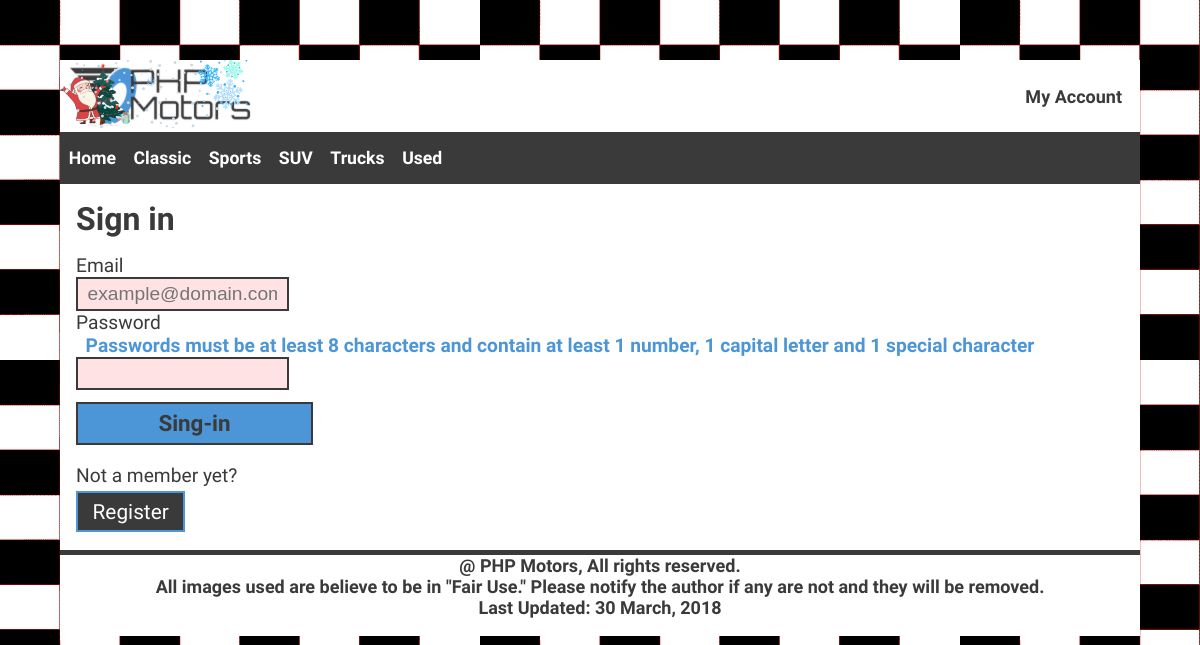
/accounts/index.php?action=login, run on the app's committed database.
### tables this page shows
CREATE TABLE `carclassification` (
  `classificationId` int NOT NULL,
  `classificationName` varchar(30) NOT NULL
);

### model/main-model.php (called while the page is built, shortened)
<?php
function getClassifications(){
    $db = phpmotorsConnect();
    $sql = 'SELECT classificationName, classificationId FROM carclassification ORDER BY classificationName ASC';
    $stmt = $db->prepare($sql);
    $stmt->execute();
    $classifications = $stmt->fetchAll();
    return $classifications;
   }
?>

### accounts/index.php (the view, shortened to what this page needs)
<?php
require_once '../model/main-model.php';
require_once '../library/functions.php';
$action = filter_input(INPUT_POST, 'action');
if ($action == NULL) {
  $action = filter_input(INPUT_GET, 'action');
}
switch ($action) {
  case 'login':
    include '../view/login.php';
    break;
}

### library/functions.php (shortened to what this page needs)
<?php
$carclassification = getClassifications();
function getNavigationBar($carclassification)
{
   $navList = '<ul>';
   $navList .= "<li><a href='/phpmotors/' title='View the PHP Motors home page'>Home</a></li>";
   foreach ($carclassification as $classification) {
      $navList .= "<li><a href='/phpmotors/vehicles/?action=classification&classificationName=" . urlencode($classification['classificationName']) . "' title='View our $classification[classificationName] product line'>$classification[classificationName]</a></li>";
   }
   $navList .= '</ul>';
   return $navList;
}

### css/small.css (style rules this page uses)
* { padding: 0%; margin: 0%; }
*, *:before, *:after { box-sizing: inherit; }
html { box-sizing: border-box; }
body { background-color: #ffffff; }
nav li { display: inline-block; text-decoration: none; padding: 0.3em; }
nav li a { text-decoration: none; color: #ffffff; font-family: 'Orbitron', sans-serif; font-weight: 600; font-size: small; background-color: #3a3a3a; }

### css/large.css (style rules this page uses)
@media only screen and (min-width:70em) { html { background-image: url(/phpmotors/images/site/checkerboard.jpg); background-size: 40%; } }
@media only screen and (min-width:70em) { body { width: 90%; height: 90%; margin: 5%; } }
@media only screen and (min-width:70em) { nav li { flex-direction: row; flex: 1 1 auto; padding: 1em 0; } }
@media only screen and (min-width:70em) { nav li a { padding: 0.9em 0.5em; font-size: 1.1em; } }

### data on the page
carclassification: classificationName "Classic"
carclassification: classificationName "Sports"
carclassification: classificationName "SUV"
carclassification: classificationName "Trucks"
carclassification: classificationName "Used"
